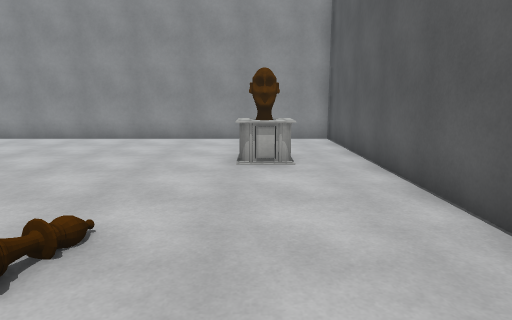
[1] (above)

17 first-person views from a walk through a 3-D level made in the Unity game engine. The camera is 1.4 m above the floor, tilts 10° down and sees 75° across. The floor is counted in squares, 1 m on a side. Each view is taken from the middle of a square. On the plan, view 1 faces up. The plan holds only what a view shows up to about 15 squares ahead; the rest is blank. The place goes on beyond the plan. Some animated figures are left out. Some surface patterns are stand-ins.

[2]
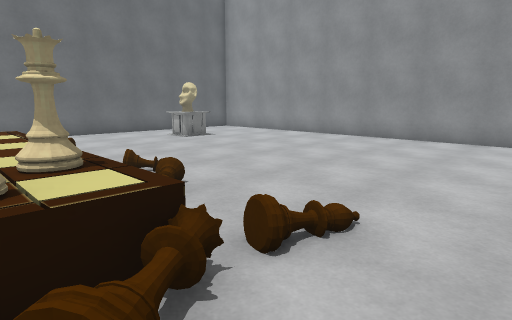

[3]
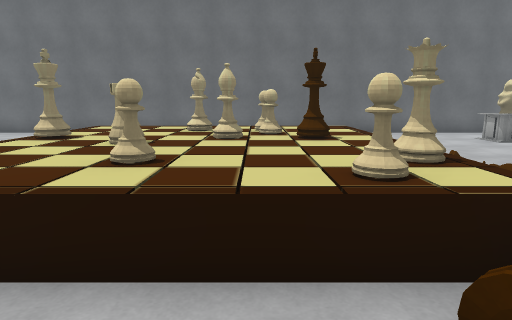

[4]
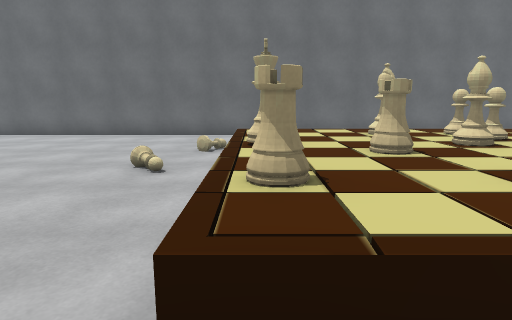

[5]
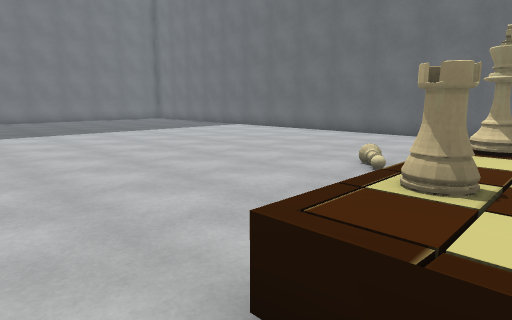

[6]
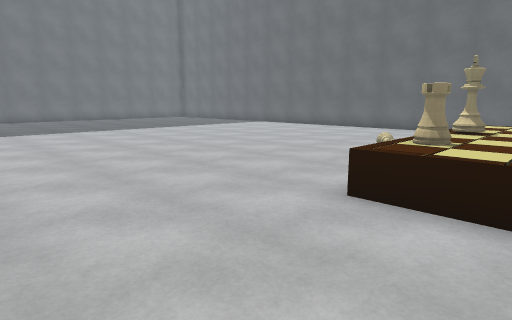

[7]
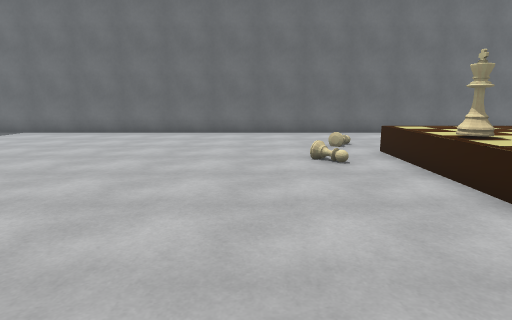

[8]
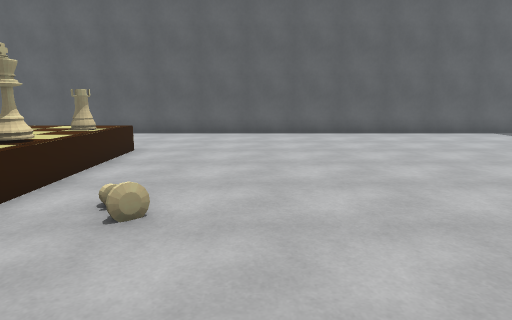

[9]
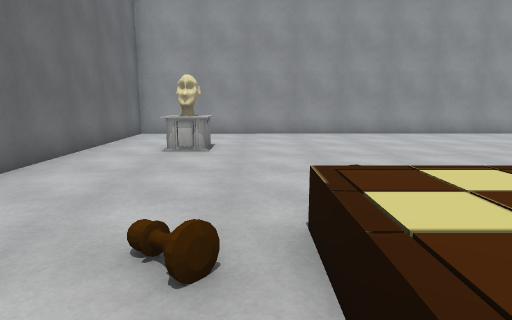

[10]
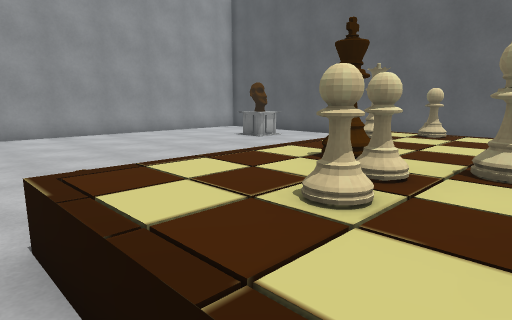

[11]
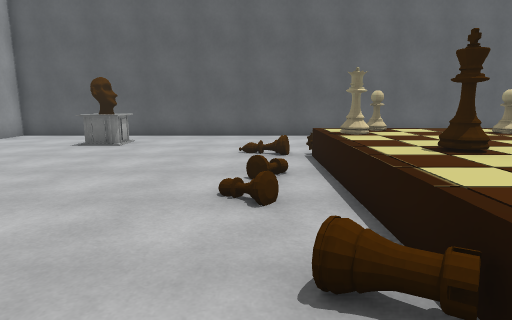

[12]
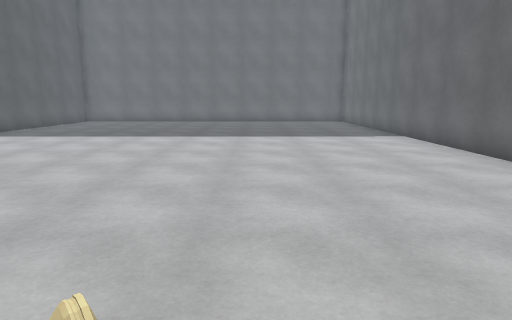

[13]
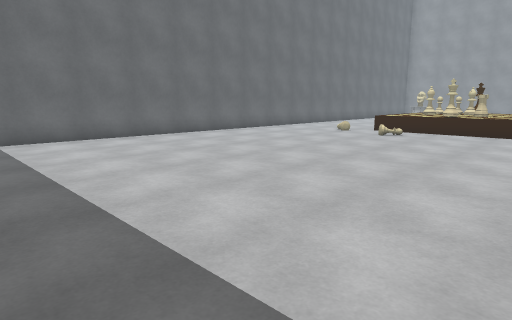

[14]
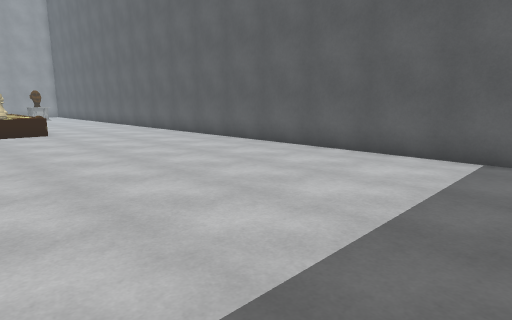

[15]
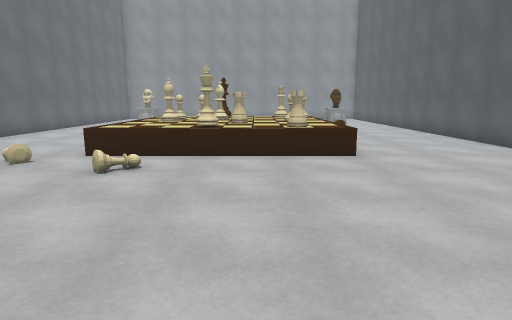

[16]
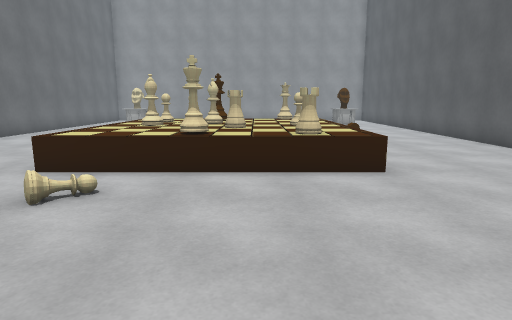

[17]
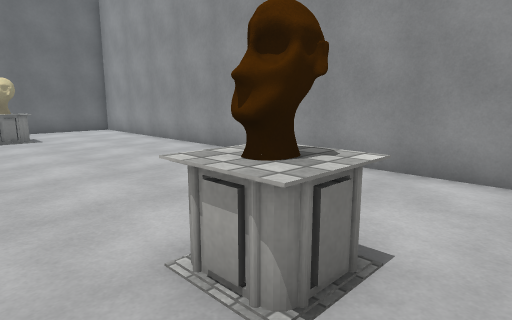

### Floor plan
Key: @ floor where view 1 was taken; # wall or solid block; . main floor; : floor 0.75 m higher than the main floor; / step, stairs or slope; = window, fence, low wall or low ledge; O other object.
Columns run from 15 left of view 1 to 3 right of it. Each row starts with its distance up from view 1.
 13 ###################
 12 #.................#
 11 #.................#
 10 #.................#
  9 #..O...........OO.#
  8 #.OOO..........OO.#
  7 #..O...........OO.#
  6 #.................#
  5 #.................#
  4 #.................#
  3 #.........O../....#
  2 #.....=....../....#
  1 #...O.=::::OO/....#
  0 #.....=::O::O.O@..#
 -1 #...  =OOO:::.....#
 -2 #.....=O:O:O:.....#
 -3 #.... =::OO::.....#
 -4 #.....=::::::.....#
 -5 #.....==#O=O=.....#
 -6 #...O.............#
 -7 #.................#
 -8 #.................#
 -9 #.................#
-10 #.................#
-11 #.................#
-12 #.................#
-13 #.................#
-14 #.................#
-15 #.................#
-16 #.................#
-17 #.................#
-18 #.................#
-19 #.................#
-20 #.................#
-21 #.................

Positions as (right, up) in squares from view 1, and headings:
1: (0, 0), facing up
2: (0, 0), facing up-left
3: (0, -1), facing left
4: (-1, -5), facing left
5: (-1, -4), facing down-left
6: (2, -3), facing down-left
7: (0, -9), facing left
8: (-12, -9), facing right
9: (-10, -2), facing up
10: (-10, -2), facing up-right
11: (-11, 3), facing right
12: (-9, -6), facing down
13: (-2, -21), facing up-left
14: (-6, -21), facing up-right
15: (-5, -14), facing up
16: (-5, -12), facing up
17: (2, 6), facing up-left
